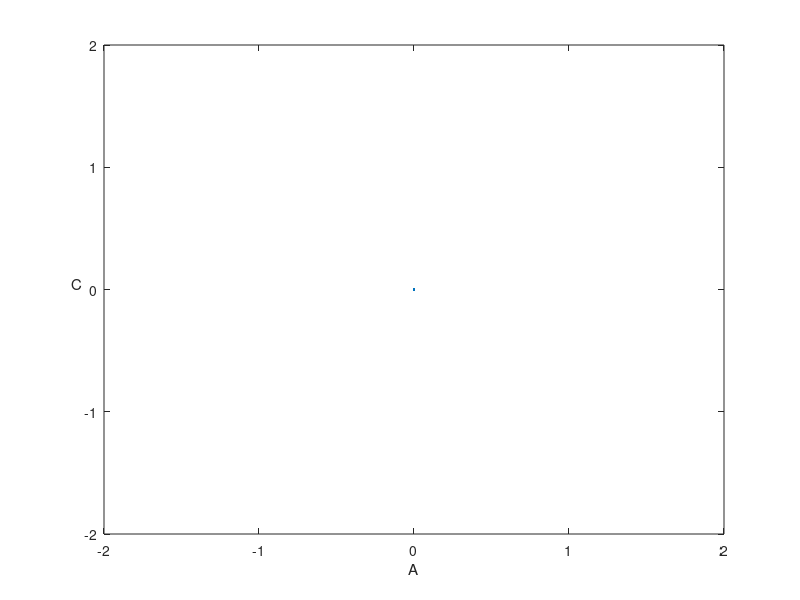

Source code (MATLAB):
% Plot manifolds to test which is which
% 29.10.2020
% Kyle Wedgwood

close all; clear; clc;

files = dir('*.dat');

fig = figure;
ax = axes(fig);

h = plot(0, 0, 'Linewidth', 2);

set(ax, 'Xlim', [-2, 2]);
set(ax, 'YLim', [-2, 2]);
xlabel(ax, 'A');
ylabel(ax, 'C', 'Rotation', 0);

for i = 1:length(files)
  data = load(files(i).name);
  set(h, 'XData', data(:,1), 'YData', data(:,2));
  pause;
end

